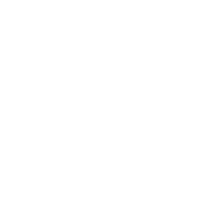
Frame 1 (no input)
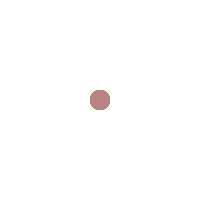
Frame 60 (the mouse pressed at the canvas centre just before this capture)
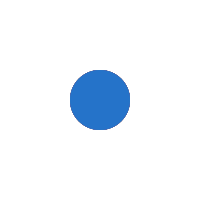
Frame 120 (the mouse held since frame 60 and released just before this capture)

The Processing sketch that drew these frames (run headless with seeded random() and noise(); from frame 60 on, the mouse is pressed at the canvas centre):

// Processing sketch: processing_159852
// ── processing_159852.pde

float r;
float g; 
float b; 
float a; 

float diam;
int count;
int state;

void setup() {
  count = 0;
  state = 0;
  
  size(200,200);
  background(255);
  smooth();    
}

void draw() {
  r = random(255);
  g = random(255);
  b = random(255);
  a = random(255);

  count = count + 1;
  if(count > 30){
    count = 0;
    state = state + 1;
    if(state > 8){
       state = 0;
       background(255);
    } 
 
  }
  fill(r,g,b, a);
  noStroke();
  diam = state * 20;
  ellipse(width/2,height/2,diam,diam);
}
